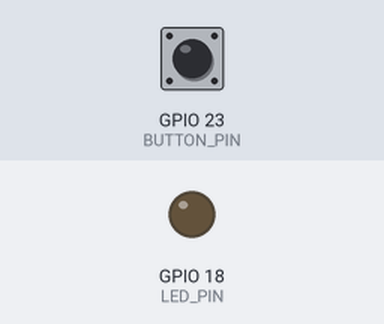
Recording of a program running on a simulated ESP32. Shown: output pins drawn as LEDs (lit = HIGH). The inputs (shaded band) are chosen by the test bench; at power-on: GPIO 23 (BUTTON_PIN) HIGH. What the program prints to the serial monitor is not drawn.

Above: at 1.2 s.
1.3 s: GPIO 23 (BUTTON_PIN) pulled LOW for 0.15 s
At 1.41 s:
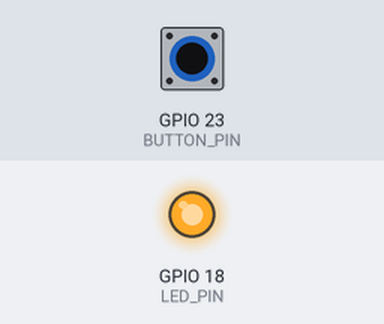
2.9 s: GPIO 23 (BUTTON_PIN) pulled LOW for 3.2 s
At 6.9 s:
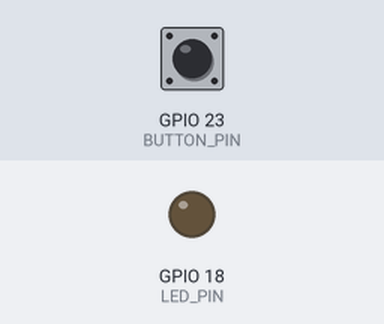
Timing chart, 0 to 8.4 s (numbered marks = the images above; inputs shaded):
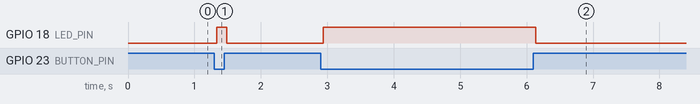

The program:

main.cpp
```cpp
/*
  BDI310 — Starship Protocol
  Tested logic target: standard ESP32-WROOM-32 / ESP32 Dev Module.
  Use VS Code + PlatformIO IDE to build and upload this project.

  Wiring (ESP32 unplugged when connecting):
    GPIO 23 -> one side of push button
    GND     -> opposite side of push button
    GPIO 18 -> 220-ohm resistor -> LED long leg (+)
    GND     -> LED short leg (-)

  ESP32 hosts its own Wi-Fi network and web page.
*/
#include <Arduino.h>
#include <WiFi.h>
#include <WebServer.h>

const int BUTTON_PIN = 23;
const int LED_PIN = 18;
const unsigned long DEBOUNCE_MS = 35;
const char *AP_NAME = "BDI310-Starship";
const char *AP_PASSWORD = "Signal310";

WebServer server(80);
bool buttonPressed = false;
int lastRawButton = HIGH;
unsigned long lastChangeAt = 0;
unsigned long pressCount = 0;

// A single self-contained webpage: no internet is needed to display it.
const char PAGE[] PROGMEM = R"STARSHIP(
<!doctype html>
<html lang="en">
<head>
  <meta charset="utf-8">
  <meta name="viewport" content="width=device-width, initial-scale=1">
  <title>Starship Protocol</title>
  <style>
    * { box-sizing: border-box; }
    :root { color-scheme: dark; }
    body { margin: 0; min-height: 100vh; font-family: system-ui, Arial, sans-serif;
      background: radial-gradient(circle at 50% 35%, #162b48 0%, #09131f 48%, #050b12 100%);
      color: #e2f7ff; display: grid; place-items: center; padding: 22px; }
    main { width: min(100%, 570px); border: 1px solid #2a5c79; border-radius: 16px;
      padding: clamp(20px, 5vw, 42px); text-align: center; background: #091726dc;
      box-shadow: 0 0 50px #008ee019, inset 0 0 30px #0077cc13; }
    .eyebrow { font-size: 11px; letter-spacing: .27em; color: #6fb3cb; }
    h1 { font-size: clamp(24px, 6vw, 34px); margin: 16px 0 10px; letter-spacing: .06em; }
    .radar { width: 180px; height: 180px; margin: 27px auto; border-radius: 50%;
      display:grid; place-items:center; position:relative; border: 1px solid #387c9a;
      background: repeating-radial-gradient(circle, #1178a51f 0 1px, transparent 2px 31px), #0b2237;
      box-shadow: inset 0 0 32px #0088cc22; }
    .radar:before, .radar:after { content:""; position:absolute; background:#347fa64d; }
    .radar:before { width:1px; height:100%; } .radar:after { width:100%; height:1px; }
    .core { width:45px; height:45px; border-radius:50%; background:#335c73; border:3px solid #7da9bd;
      box-shadow:0 0 13px #4d9db86b; z-index:1; transition: .18s; }
    .active .core { background:#72ecff; border-color:#d5fdff; box-shadow:0 0 30px #39d7ff, 0 0 80px #118fd0; }
    .active .radar { border-color:#73edff; box-shadow:0 0 32px #20c8fa35, inset 0 0 48px #008fdf35; }
    .active .radar:before, .active .radar:after { background:#4dbce66b; }
    .state { font-size: clamp(21px, 5vw, 29px); font-weight:800; letter-spacing:.15em; color:#a6b5c1; }
    .active .state { color:#80eaff; text-shadow:0 0 20px #33cfff8f; }
    .subtitle { margin:13px 0 24px; color:#9fbbcb; font-size:14px; }
    .details { display:flex; justify-content:space-between; gap:20px; border-top:1px solid #24445a;
      padding-top:17px; color:#a2c2d0; font-size:12px; }
    .details strong { color:#e2f8ff; font-size:15px; }
    .preview { display:none; margin:23px auto 0; padding:12px 17px; color:#041421;
      background:#90eaf8; border:0; border-radius:8px; font-weight:800; cursor:pointer; touch-action:none; }
    .preview:focus-visible { outline:3px solid #e2f7ff; outline-offset:5px; }
    .hint { padding-top:16px; color:#6f9bac; font-size:12px; line-height:1.5; }
  </style>
</head>
<body>
  <main id="console">
    <div class="eyebrow">BDI310 // ESP32 CONTROL SYSTEM</div>
    <h1>STARSHIP PROTOCOL</h1>
    <div class="radar" aria-hidden="true"><div class="core"></div></div>
    <div id="signal" class="state" aria-live="polite">STANDBY</div>
    <p id="description" class="subtitle">Hold the physical button to transmit.</p>
    <div class="details">
      <span>BUTTON PRESSES<br><strong id="count">0</strong></span>
      <span>LINK STATUS<br><strong id="connection">CONNECTING...</strong></span>
    </div>
    <button class="preview" id="virtual" type="button">Hold virtual button (offline preview)</button>
    <p class="hint" id="hint">Connect your laptop to the ESP32 Wi-Fi network to use this page.</p>
  </main>
  <script>
    const panel = document.getElementById('console');
    const signal = document.getElementById('signal');
    const description = document.getElementById('description');
    const count = document.getElementById('count');
    const connection = document.getElementById('connection');
    const virtual = document.getElementById('virtual');
    const hint = document.getElementById('hint');
    function showState(pressed, pressCount) {
      panel.classList.toggle('active', pressed);
      signal.textContent = pressed ? 'SIGNAL ACTIVE' : 'STANDBY';
      description.textContent = document.documentElement.dataset.mode === 'preview'
        ? (pressed ? 'Simulated transmission. Hardware is not connected.' : 'Hold the virtual button to simulate a signal.')
        : (pressed ? 'Transmitting from the ESP32...' : 'Hold the physical button to transmit.');
      count.textContent = pressCount;
    }
    const POLL_MS = 250;
    const REQUEST_TIMEOUT_MS = 2000;
    let requestInFlight = false;
    async function update() {
      if (requestInFlight) return;
      requestInFlight = true;
      const controller = new AbortController();
      const timeout = setTimeout(() => controller.abort(), REQUEST_TIMEOUT_MS);
      try {
        const response = await fetch('/state', { cache: 'no-store', signal: controller.signal });
        if (!response.ok) throw new Error('ESP32 response failed');
        const data = await response.json();
        if (typeof data !== 'object' || data === null ||
            typeof data.pressed !== 'boolean' ||
            !Number.isSafeInteger(data.count) || data.count < 0) {
          throw new Error('Invalid ESP32 state');
        }
        showState(data.pressed, data.count);
        connection.textContent = 'CONNECTED';
      } catch (err) {
        panel.classList.toggle('active', false);
        signal.textContent = 'SIGNAL UNKNOWN';
        description.textContent = 'Reconnect to the ESP32. Last count may be stale.';
        connection.textContent = 'DISCONNECTED';
      } finally {
        clearTimeout(timeout);
        requestInFlight = false;
      }
    }
    if (document.documentElement.dataset.mode === 'preview') {
      // The offline preview only imitates a button. No ESP32 is controlled.
      let previewCount = 0;
      let pressed = false;
      virtual.style.display = 'block';
      connection.textContent = 'PREVIEW ONLY';
      hint.textContent = 'Offline webpage preview: use the virtual button. The physical kit is not connected.';
      const down = (event) => {
        event.preventDefault();
        if (!pressed) { pressed = true; previewCount += 1; }
        showState(true, previewCount);
        if (event.pointerId != null) virtual.setPointerCapture(event.pointerId);
      };
      const up = () => { pressed = false; showState(false, previewCount); };
      showState(false, previewCount);
      virtual.addEventListener('pointerdown', down);
      virtual.addEventListener('pointerup', up);
      virtual.addEventListener('pointercancel', up);
      virtual.addEventListener('lostpointercapture', up);
      virtual.addEventListener('keydown', (event) => {
        if (event.key === ' ' || event.key === 'Enter') {
          event.preventDefault();
          if (!event.repeat) down(event);
        }
      });
      virtual.addEventListener('keyup', (event) => {
        if (event.key === ' ' || event.key === 'Enter') {
          event.preventDefault(); up();
        }
      });
      virtual.addEventListener('blur', up);
      window.addEventListener('blur', up);
    } else {
      signal.textContent = 'SIGNAL UNKNOWN';
      description.textContent = 'Waiting for the ESP32...';
      update();
      setInterval(update, POLL_MS);
    }
  </script>
</body>
</html>
)STARSHIP";

// Read the button and ignore tiny electrical bounces.
void updateButton() {
  int raw = digitalRead(BUTTON_PIN);
  if (raw != lastRawButton) {
    lastChangeAt = millis();
    lastRawButton = raw;
  }
  if (millis() - lastChangeAt >= DEBOUNCE_MS) {
    bool nowPressed = (raw == LOW); // INPUT_PULLUP: pressed means LOW
    if (nowPressed != buttonPressed) {
      buttonPressed = nowPressed;
      digitalWrite(LED_PIN, buttonPressed ? HIGH : LOW);
      if (buttonPressed) pressCount++;
    }
  }
}

// Send the current button state to the webpage as JSON.
void sendState() {
  String json = "{\"pressed\":";
  json += (buttonPressed ? "true" : "false");
  json += ",\"count\":";
  json += String(pressCount);
  json += "}";
  server.sendHeader("Cache-Control", "no-store");
  server.send(200, "application/json", json);
}

void setup() {
  Serial.begin(115200);
  pinMode(LED_PIN, OUTPUT);
  digitalWrite(LED_PIN, LOW);
  pinMode(BUTTON_PIN, INPUT_PULLUP); // Internal pull-up; no 10k resistor needed
  lastRawButton = digitalRead(BUTTON_PIN);

  WiFi.mode(WIFI_AP);
  bool wifiOK = WiFi.softAP(AP_NAME, AP_PASSWORD);
  Serial.println();
  if (!wifiOK) {
    Serial.println("Could not start ESP32 Wi-Fi network.");
    return;
  }
  Serial.print("Join Wi-Fi network: ");
  Serial.println(AP_NAME);
  Serial.print("Wi-Fi password: ");
  Serial.println(AP_PASSWORD);
  Serial.print("Open webpage: http://");
  Serial.println(WiFi.softAPIP()); // Typically 192.168.4.1

  server.on("/", HTTP_GET, []() {
    server.send_P(200, "text/html", PAGE);
  });
  server.on("/state", HTTP_GET, sendState);
  server.onNotFound([]() {
    server.send(404, "text/plain", "Page not found");
  });
  server.begin();
}

void loop() {
  updateButton();
  server.handleClient();
  delay(2);
}
```

Measured:
- after the input at 1.3 s, GPIO 18 (LED_PIN): LOW → HIGH at once, → LOW 0.15 s later
- after the input at 2.9 s, GPIO 18 (LED_PIN): LOW → HIGH at once, → LOW 3.2 s later
